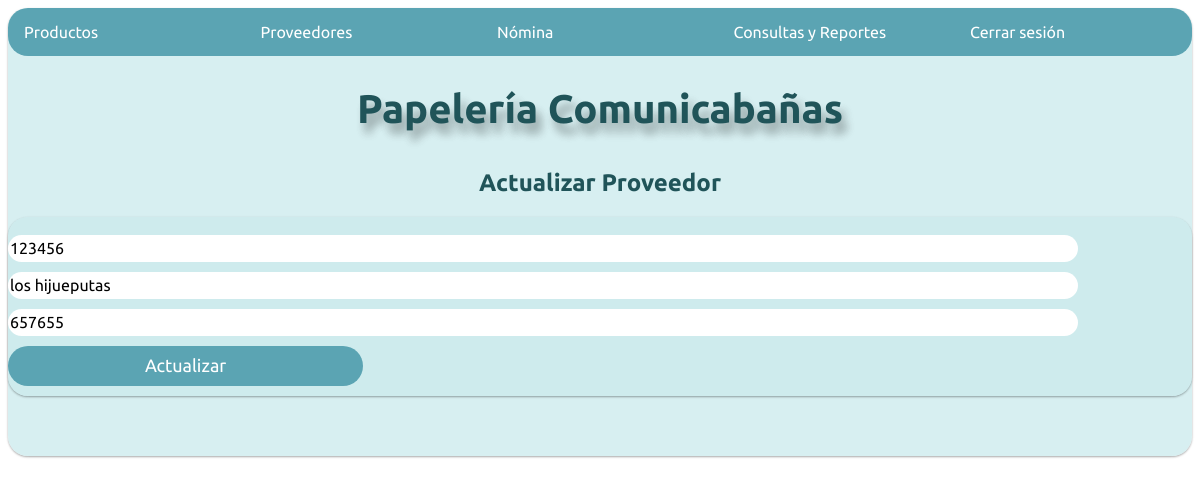
The page /actualizarproveedor/123456 on the database its author committed.
### Datos/models.py (models this page shows)
class Proveedor(models.Model):
    NIT = models.CharField(primary_key=True, max_length=20)
    Nombre = models.CharField(max_length=100)
    Telefono = models.IntegerField()

### Papeleria/views.py (the view)
# urls.py: path('actualizarproveedor/<str:codigo>', v.actprov, name = 'actprov'),
def actprov (request, codigo):
    if checkLG():
        proveedor = Proveedor.objects.get(NIT=codigo)
        print(proveedor.Nombre)
        return render(request, 'actprov.html', {'proveedor': proveedor })
    return render(request, 'login.html' )

### Papeleria/views.py (called while the page is built)
def checkLG():
    empleados = Empleado.objects.all()
    for empleado in empleados:
        if empleado.logged == True:
            return True
    return False

### Papeleria/Templates/actprov.html (shortened to what this page needs)
{% extends "Base.html" %}
{% load static %}
{% block content %}
<link rel="stylesheet" href="{% static 'css/Regprov.css' %}">
<header style="text-align: center;">
    <h2 class=" subtitle" style=" padding-top: 10px; color:#205459" >Actualizar Proveedor</h2>
</header>
<div class ="row center-xs" >
    <div class="card col-md-4 col-sm-4 col-xs-10 items">
        <br>
        <form action="/registrarproveedores/" method = "POST"> {% csrf_token %}
            <input value="{{proveedor.NIT}}" name= "nit" class="textbox" type="number"required placeholder="NIT">
            <input value= '{{proveedor.Nombre}}' name="nombre" class="textbox" type="text" required placeholder="Nombre del Proveedor">
            <input value="{{proveedor.Telefono}}" name="tel" class="textbox" type="number" required placeholder="Telefono">
            <input class="btn" type="submit" value="Actualizar">
        </form>
    </div>
</div>
    {% endblock %}

### Papeleria/static/css/StylesProductos.css (style rules this page uses)
body { font-family:'Ubuntu', sans-serif; }
.card { border-radius: 20px; background-color: rgba(204, 235, 237, 0.781); box-shadow: 0 1px 3px rgba(0, 0, 0, 0.12), 0 1px 2px rgba(0, 0, 0, 0.24); }

### Papeleria/static/css/Regprov.css (style rules this page uses)
.items input { display: inline-block; font-family: 'Ubuntu', sans-serif; font-size: 16px; margin-bottom: 10px; border:none; outline:none; border-radius: 20px; }
.items .textbox { height: 25px; width: 90%; }
.items .btn { border-radius: 20px; position: relative; height: 40px; color: white; font-size: 18px; background: #5BA4B3; width: 30%; }

### rows shown on the page
Proveedor: nit "123456", nombre "los hijueputas", tel "657655"
